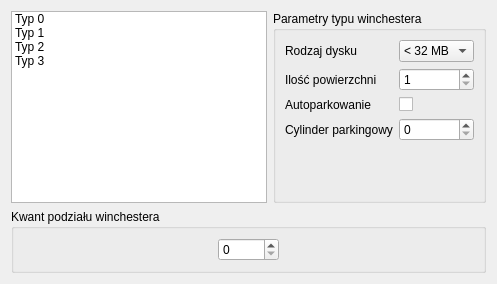
      <widget class="QWidget" name="tab_2">
       <attribute name="title">
        <string>Typy winchesterów</string>
       </attribute>
       <layout class="QVBoxLayout" name="verticalLayout_24">
        <item>
         <layout class="QHBoxLayout" name="horizontalLayout_6">
          <item>
           <widget class="QListWidget" name="wtype_list">
            <property name="sizePolicy">
             <sizepolicy hsizetype="Maximum" vsizetype="Expanding">
              <horstretch>0</horstretch>
              <verstretch>0</verstretch>
             </sizepolicy>
            </property>
            <item>
             <property name="text">
              <string>Typ 0</string>
             </property>
            </item>
            <item>
             <property name="text">
              <string>Typ 1</string>
             </property>
            </item>
            <item>
             <property name="text">
              <string>Typ 2</string>
             </property>
            </item>
            <item>
             <property name="text">
              <string>Typ 3</string>
             </property>
            </item>
           </widget>
          </item>
          <item>
           <widget class="QGroupBox" name="groupBox_3">
            <property name="sizePolicy">
             <sizepolicy hsizetype="Preferred" vsizetype="Expanding">
              <horstretch>0</horstretch>
              <verstretch>0</verstretch>
             </sizepolicy>
            </property>
            <property name="title">
             <string>Parametry typu winchestera</string>
            </property>
            <layout class="QHBoxLayout" name="horizontalLayout_7">
             <item>
              <layout class="QFormLayout" name="formLayout_16">
               <property name="formAlignment">
                <set>Qt::AlignHCenter|Qt::AlignTop</set>
               </property>
               <item row="0" column="0">
                <widget class="QLabel" name="label_33">
                 <property name="text">
                  <string>Rodzaj dysku</string>
                 </property>
                </widget>
               </item>
               <item row="0" column="1">
                <widget class="QComboBox" name="wtype_big">
                 <item>
                  <property name="text">
                   <string>&lt; 32 MB</string>
                  </property>
                 </item>
                 <item>
                  <property name="text">
                   <string>&gt; 32 MB</string>
                  </property>
                 </item>
                </widget>
               </item>
               <item row="1" column="0">
                <widget class="QLabel" name="label_34">
                 <property name="text">
                  <string>Ilość powierzchni</string>
                 </property>
                </widget>
               </item>
               <item row="1" column="1">
                <widget class="QSpinBox" name="wtype_heads">
                 <property name="minimum">
                  <number>1</number>
                 </property>
                 <property name="maximum">
                  <number>8</number>
                 </property>
                </widget>
               </item>
               <item row="2" column="0">
                <widget class="QLabel" name="label_52">
                 <property name="text">
                  <string>Autoparkowanie</string>
                 </property>
                </widget>
               </item>
               <item row="2" column="1">
                <widget class="QCheckBox" name="wtype_autopark">
                 <property name="text">
                  <string/>
                 </property>
                </widget>
               </item>
               <item row="3" column="0">
                <widget class="QLabel" name="label_47">
                 <property name="text">
                  <string>Cylinder parkingowy</string>
                 </property>
                </widget>
               </item>
               <item row="3" column="1">
                <widget class="QSpinBox" name="wtype_park_cyl">
                 <property name="minimum">
                  <number>0</number>
                 </property>
                 <property name="maximum">
                  <number>65524</number>
                 </property>
                </widget>
               </item>
              </layout>
             </item>
            </layout>
           </widget>
          </item>
         </layout>
        </item>
        <item>
         <widget class="QGroupBox" name="groupBox_12">
          <property name="toolTip">
           <string>Jednostką jest 8 sektorów</string>
          </property>
          <property name="title">
           <string>Kwant podziału winchestera</string>
          </property>
          <layout class="QHBoxLayout" name="horizontalLayout_4">
           <item>
            <spacer name="horizontalSpacer_7">
             <property name="orientation">
              <enum>Qt::Horizontal</enum>
             </property>
             <property name="sizeHint" stdset="0">
              <size>
               <width>40</width>
               <height>20</height>
              </size>
             </property>
            </spacer>
           </item>
           <item>
            <widget class="QSpinBox" name="winch_quant_div">
             <property name="toolTip">
              <string>Jednostką jest 8 sektorów</string>
             </property>
             <property name="maximum">
              <number>65535</number>
             </property>
            </widget>
           </item>
           <item>
            <spacer name="horizontalSpacer_8">
             <property name="orientation">
              <enum>Qt::Horizontal</enum>
             </property>
             <property name="sizeHint" stdset="0">
              <size>
               <width>40</width>
               <height>20</height>
              </size>
             </property>
            </spacer>
           </item>
          </layout>
         </widget>
        </item>
       </layout>
      </widget>
